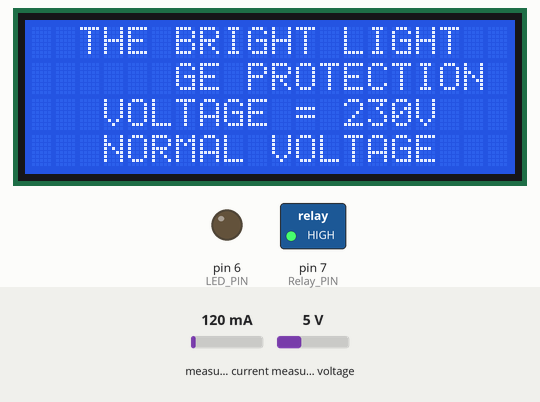
This sketch was run on a simulated Arduino Uno, built with avr-gcc and run on an emulated ATmega328P. On the bench: 20×4 character LCD, switched loads named in the sketch (green lamp = pin HIGH), output pins drawn as LEDs (lit = HIGH). The inputs (shaded band) are chosen by the test bench; at power-on: measured voltage 5 V, measured current 120 mA.

Above: at 1.2 s.
1.3 s: measured voltage set to 0.3 V
At 2.6 s:
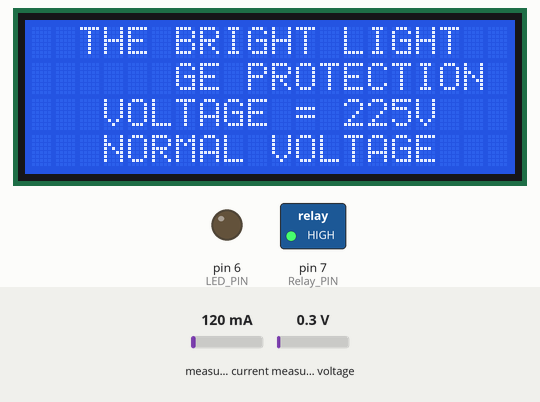
2.9 s: measured voltage set to 3.8 V
4.6 s: measured voltage set to 7.5 V
Timing chart, 0 to 7.6 s (numbered marks = the images above; inputs shaded):
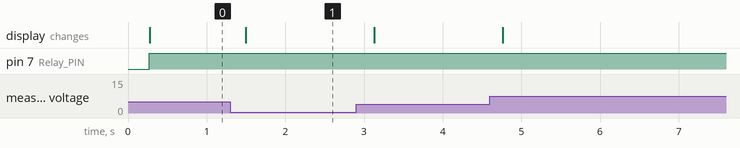

The sketch:

Code.ino
```cpp
#include "EmonLib.h"   // Include Emon Library
EnergyMonitor emon1;   // Create an instance

// include the library code:
#include <LiquidCrystal.h> //library for LCD

// initialize the library with the numbers of the interface pins
LiquidCrystal lcd(13, 12, 11, 10, 9, 8);

const int Relay_PIN = 7;
const int LED_PIN = 6;

void setup()
{
  pinMode(Relay_PIN, OUTPUT);  // Set the pin as OUTPUT
  pinMode(LED_PIN, OUTPUT);  // Set the LED pin as OUTPUT

  emon1.voltage(A0,187, 1.7); // Voltage: input pin, calibration, phase_shift

  lcd.begin(20, 4); // set up the LCD's number of columns and rows:
  lcd.setCursor(0,0);
  lcd.print("  THE BRIGHT LIGHT ");
  lcd.setCursor(0,1);
  lcd.print(" VOLTAGE PROTECTION ");
}

void loop()
{
  emon1.calcVI(20,2000); // Calculate all. No.of half wavelengths (crossings), time-out
  int Voltage   = emon1.Vrms;  //extract Vrms into Variable

  lcd.setCursor(0,2);
  lcd.print("   VOLTAGE = ");
  lcd.print(Voltage);
  lcd.print("V         ");

    if (Voltage >= 180 && Voltage <= 250)  //Normal Voltage Condition
  {
    digitalWrite(Relay_PIN, HIGH);
    digitalWrite(LED_PIN, LOW);
    lcd.setCursor(0, 3);
    lcd.print("   NORMAL VOLTAGE   ");
  }
  if (Voltage > 250)  //Over Voltage Condition
  {
    digitalWrite(Relay_PIN, LOW);
    digitalWrite(LED_PIN, HIGH);
    lcd.setCursor(0, 3);
    lcd.print("    OVER VOLTAGE   ");
  }
  if (Voltage < 180)  //Under Voltage Condition
  {
    digitalWrite(Relay_PIN, LOW);
    digitalWrite(LED_PIN, HIGH);
    lcd.setCursor(0, 3);
    lcd.print("    UNDER VOLTAGE   ");
  }
  delay(200);
}
```

Measured:
- after the input at 1.3 s, the display: changes after 0.20 s (image 1)
